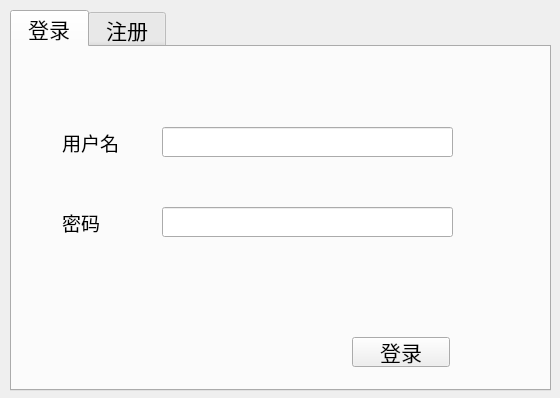
<?xml version="1.0" encoding="UTF-8"?>
<ui version="4.0">
 <class>LoginDialog</class>
 <widget class="QWidget" name="LoginDialog">
  <property name="geometry">
   <rect>
    <x>0</x>
    <y>0</y>
    <width>560</width>
    <height>398</height>
   </rect>
  </property>
  <property name="minimumSize">
   <size>
    <width>560</width>
    <height>398</height>
   </size>
  </property>
  <property name="maximumSize">
   <size>
    <width>560</width>
    <height>398</height>
   </size>
  </property>
  <property name="windowTitle">
   <string>Form</string>
  </property>
  <widget class="QTabWidget" name="tabWidget">
   <property name="geometry">
    <rect>
     <x>10</x>
     <y>10</y>
     <width>541</width>
     <height>381</height>
    </rect>
   </property>
   <property name="font">
    <font>
     <pointsize>16</pointsize>
    </font>
   </property>
   <property name="currentIndex">
    <number>0</number>
   </property>
   <widget class="QWidget" name="tab">
    <attribute name="title">
     <string> 登录 </string>
    </attribute>
    <widget class="QLabel" name="lb_name">
     <property name="geometry">
      <rect>
       <x>50</x>
       <y>80</y>
       <width>81</width>
       <height>30</height>
      </rect>
     </property>
     <property name="font">
      <font>
       <pointsize>14</pointsize>
      </font>
     </property>
     <property name="text">
      <string>用户名 </string>
     </property>
    </widget>
    <widget class="QLineEdit" name="le_name">
     <property name="geometry">
      <rect>
       <x>150</x>
       <y>80</y>
       <width>291</width>
       <height>30</height>
      </rect>
     </property>
    </widget>
    <widget class="QLabel" name="lb_password">
     <property name="geometry">
      <rect>
       <x>50</x>
       <y>160</y>
       <width>81</width>
       <height>30</height>
      </rect>
     </property>
     <property name="font">
      <font>
       <pointsize>14</pointsize>
      </font>
     </property>
     <property name="text">
      <string>密码</string>
     </property>
    </widget>
    <widget class="QLineEdit" name="le_password">
     <property name="geometry">
      <rect>
       <x>150</x>
       <y>160</y>
       <width>291</width>
       <height>30</height>
      </rect>
     </property>
     <property name="echoMode">
      <enum>QLineEdit::Password</enum>
     </property>
    </widget>
    <widget class="QPushButton" name="pb_login">
     <property name="geometry">
      <rect>
       <x>340</x>
       <y>290</y>
       <width>98</width>
       <height>30</height>
      </rect>
     </property>
     <property name="text">
      <string>登录</string>
     </property>
    </widget>
   </widget>
   <widget class="QWidget" name="tab_2">
    <attribute name="title">
     <string> 注册 </string>
    </attribute>
    <widget class="QLineEdit" name="le_register_name">
     <property name="geometry">
      <rect>
       <x>150</x>
       <y>80</y>
       <width>291</width>
       <height>30</height>
      </rect>
     </property>
    </widget>
    <widget class="QLabel" name="lb_register_name">
     <property name="geometry">
      <rect>
       <x>50</x>
       <y>80</y>
       <width>81</width>
       <height>30</height>
      </rect>
     </property>
     <property name="font">
      <font>
       <pointsize>14</pointsize>
      </font>
     </property>
     <property name="text">
      <string>用户名 </string>
     </property>
    </widget>
    <widget class="QLineEdit" name="le_register_password">
     <property name="geometry">
      <rect>
       <x>150</x>
       <y>160</y>
       <width>291</width>
       <height>30</height>
      </rect>
     </property>
     <property name="echoMode">
      <enum>QLineEdit::Password</enum>
     </property>
    </widget>
    <widget class="QPushButton" name="pb_register">
     <property name="geometry">
      <rect>
       <x>220</x>
       <y>290</y>
       <width>98</width>
       <height>30</height>
      </rect>
     </property>
     <property name="text">
      <string>注册</string>
     </property>
    </widget>
    <widget class="QLabel" name="lb_register_password">
     <property name="geometry">
      <rect>
       <x>50</x>
       <y>160</y>
       <width>81</width>
       <height>30</height>
      </rect>
     </property>
     <property name="font">
      <font>
       <pointsize>14</pointsize>
      </font>
     </property>
     <property name="text">
      <string>密码</string>
     </property>
    </widget>
    <widget class="QLineEdit" name="le_register_confirm">
     <property name="geometry">
      <rect>
       <x>150</x>
       <y>240</y>
       <width>291</width>
       <height>30</height>
      </rect>
     </property>
     <property name="echoMode">
      <enum>QLineEdit::Password</enum>
     </property>
    </widget>
    <widget class="QLabel" name="lb_register_confirm">
     <property name="geometry">
      <rect>
       <x>50</x>
       <y>240</y>
       <width>81</width>
       <height>30</height>
      </rect>
     </property>
     <property name="font">
      <font>
       <pointsize>14</pointsize>
      </font>
     </property>
     <property name="text">
      <string>确认密码</string>
     </property>
    </widget>
    <widget class="QPushButton" name="pb_register_clear">
     <property name="geometry">
      <rect>
       <x>340</x>
       <y>290</y>
       <width>98</width>
       <height>30</height>
      </rect>
     </property>
     <property name="text">
      <string>清空</string>
     </property>
    </widget>
   </widget>
  </widget>
 </widget>
 <tabstops>
  <tabstop>le_register_name</tabstop>
  <tabstop>le_register_password</tabstop>
  <tabstop>le_register_confirm</tabstop>
  <tabstop>pb_register</tabstop>
  <tabstop>tabWidget</tabstop>
  <tabstop>le_name</tabstop>
  <tabstop>le_password</tabstop>
  <tabstop>pb_login</tabstop>
  <tabstop>pb_register_clear</tabstop>
 </tabstops>
 <resources/>
 <connections/>
</ui>
